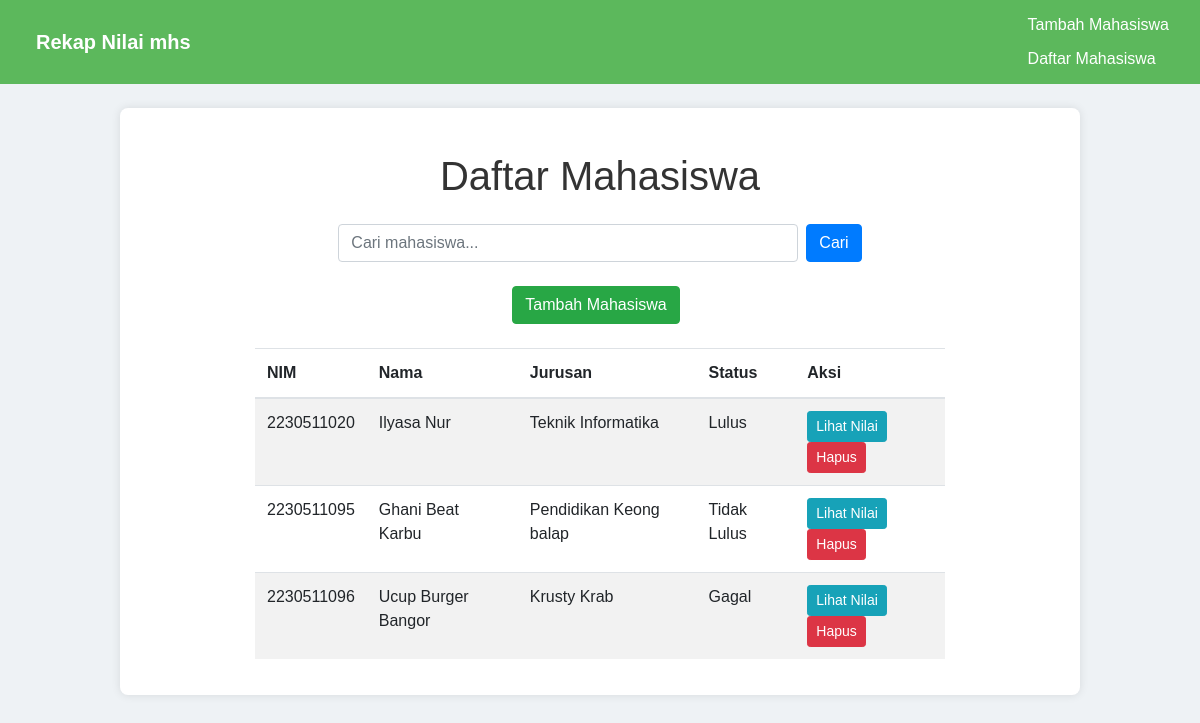
/students, run on the app's committed database.
### tables this page shows
CREATE TABLE lnilai(
                ID INTEGER PRIMARY KEY AUTOINCREMENT,
                NIM TEXT,
                TUGAS INTEGER,
                UTS INTEGER,
                UAS INTEGER,
                PRESENSI INTEGER,
                TOTAL INTEGER,
                RATA REAL,
                STATUS TEXT,
                GRADE TEXT,
                FOREIGN KEY (NIM) REFERENCES mhs (NIM));

CREATE TABLE mhs(
                NIM TEXT PRIMARY KEY,
                NAMA TEXT NOT NULL,
                JURUSAN TEXT NOT NULL);

### app.py (the view)
@app.route('/students')
def students():
    search = request.args.get('search')
    conn = dbconnect()
    if search:
        query = '''
            SELECT mhs.NIM, mhs.NAMA, mhs.JURUSAN, lnilai.STATUS
            FROM mhs
            LEFT JOIN lnilai ON mhs.NIM = lnilai.NIM
            WHERE mhs.NIM LIKE ? OR mhs.NAMA LIKE ? OR mhs.JURUSAN LIKE ?
        '''
        search = f'%{search}%'
        students_grades = conn.execute(query, (search, search, search)).fetchall()
    else:
        query = '''
            SELECT mhs.NIM, mhs.NAMA, mhs.JURUSAN, lnilai.STATUS
            FROM mhs
            LEFT JOIN lnilai ON mhs.NIM = lnilai.NIM
        '''
        students_grades = conn.execute(query).fetchall()
    conn.close()
    return render_template('students.html', students_grades=students_grades)

### app.py (called while the page is built)
def dbconnect():
    conn = sqlite3.connect('dbnilai.db')
    conn.row_factory = sqlite3.Row
    return conn

### templates/students.html
{% extends "base.html" %}
{% block content %}
<h1 class="my-4 text-center">Daftar Mahasiswa</h1>
<form method="get" action="{{ url_for('students') }}" class="mb-4 d-flex justify-content-center">
    <input type="text" name="search" placeholder="Cari mahasiswa..." value="{{ request.args.get('search', '') }}" class="form-control w-50 mr-2">
    <button type="submit" class="btn btn-primary">Cari</button>
</form>
<div class="d-flex justify-content-center mb-4">
    <a href="{{ url_for('add') }}" class="btn btn-success mr-2">Tambah Mahasiswa</a>
</div>
<table class="table table-striped w-75 mx-auto">
    <thead>
        <tr>
            <th>NIM</th>
            <th>Nama</th>
            <th>Jurusan</th>
            <th>Status</th>
            <th>Aksi</th>
        </tr>
    </thead>
    <tbody>
        {% for student in students_grades %}
        <tr>
            <td>{{ student.NIM }}</td>
            <td>{{ student.NAMA }}</td>
            <td>{{ student.JURUSAN }}</td>
            <td>{{ student.STATUS }}</td>
            <td>
                <a href="{{ url_for('view_grades', nim=student.NIM) }}" class="btn btn-info btn-sm">Lihat Nilai</a>
                <form action="{{ url_for('delete', nim=student.NIM) }}" method="post" class="d-inline">
                    <button type="submit" class="btn btn-danger btn-sm">Hapus</button>
                </form>
            </td>
        </tr>
        {% endfor %}
    </tbody>
</table>
{% endblock %}

### templates/base.html (style rules this page uses)
body { font-family: Arial, sans-serif; background-color: #eef2f5; color: #333; margin: 0; padding: 0; display: flex; flex-direction: column; align-items: center; }
h1 { margin: 20px 0; }

### data on the page
lnilai: NIM "2230511020", NAMA "Ilyasa Nur", JURUSAN "Teknik Informatika", STATUS "Lulus"
lnilai: NIM "2230511095", NAMA "Ghani Beat Karbu", JURUSAN "Pendidikan Keong balap", STATUS "Tidak Lulus"
lnilai: NIM "2230511096", NAMA "Ucup Burger Bangor", JURUSAN "Krusty Krab", STATUS "Gagal"
